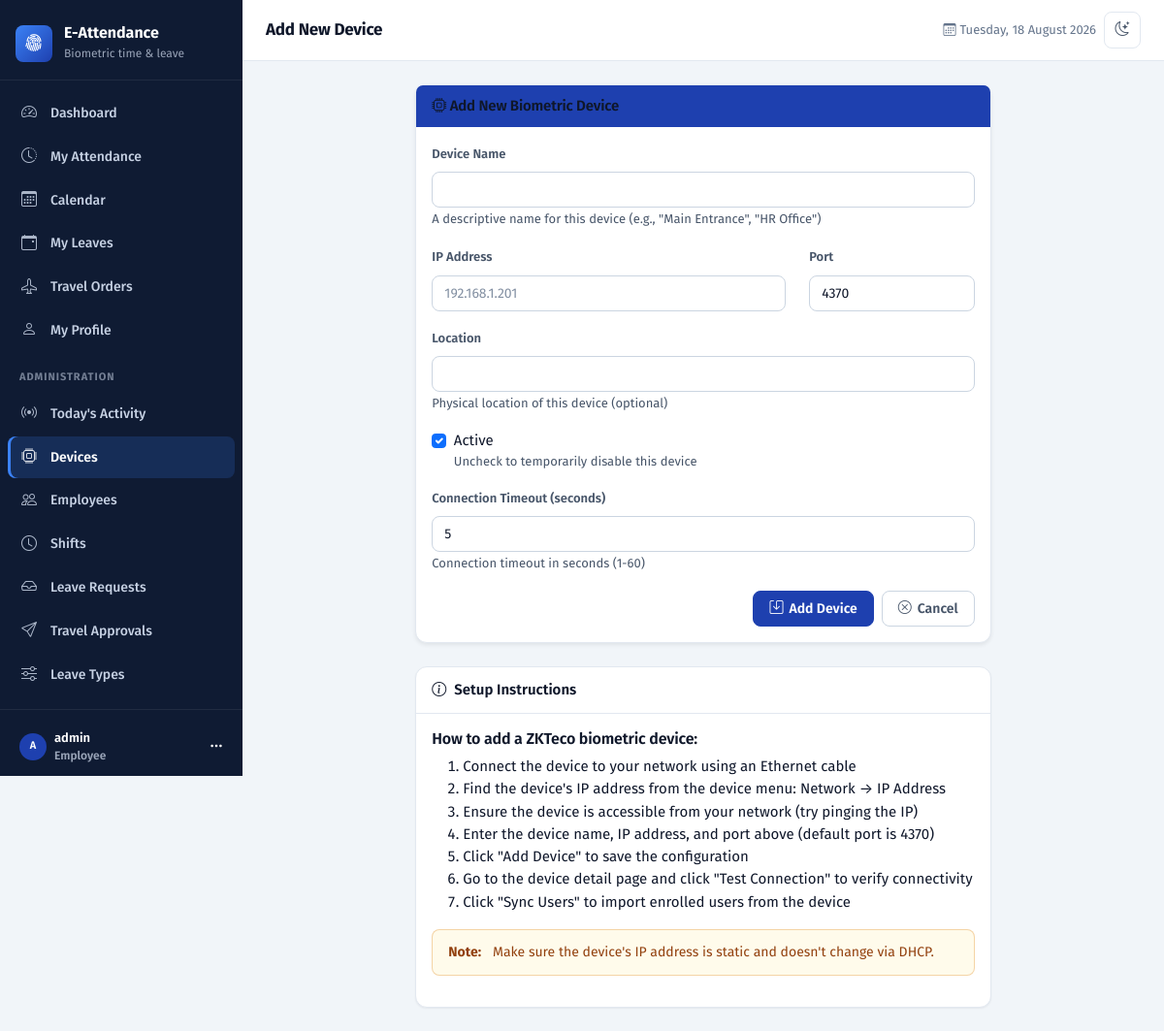
The app's page /devices/create/ (signed in) with its own data.
### core/models.py (models this page shows, shortened)
class User(AbstractUser):
    class UserRole(models.TextChoices):
        SUPERUSER = 'SUPERUSER', 'Superuser'
        OFFICE_ADMIN = 'OFFICE_ADMIN', 'Office Admin'
        EMPLOYEE = 'EMPLOYEE', 'Employee'
    role = models.CharField(
        max_length=20,
        choices=UserRole.choices,
        default=UserRole.EMPLOYEE
    )
    phone = models.CharField(max_length=20, blank=True, null=True)
    profile_picture = models.ImageField(upload_to='profiles/', blank=True, null=True)
    created_at = models.DateTimeField(auto_now_add=True)
    updated_at = models.DateTimeField(auto_now=True)
    class Meta:
        db_table = 'users'
        verbose_name = 'User'
        verbose_name_plural = 'Users'
        permissions = [
            ('can_manage_devices', 'Can manage biometric devices'),
            ('can_manage_employees', 'Can manage employees'),
            ('can_approve_leaves', 'Can approve leave requests'),
            ('can_approve_travel_orders', 'Can approve travel orders'),
        ]
    def has_perm(self, perm, obj=None):
        if super().has_perm(perm, obj):
            return True

### devices/views.py (the view)
# urls.py: path('create/', views.device_create, name='device_create'),
@login_required
@permission_required('core.can_manage_devices', raise_exception=False, login_url='dashboard')
def device_create(request):
    if request.method == 'POST':
        form = DeviceForm(request.POST)
        if form.is_valid():
            device = form.save()
            messages.success(request, f"Device '{device.name}' created successfully!")
            return redirect('devices:device_detail', device_id=device.id)
        else:
            for field, errors in form.errors.items():
                for error in errors:
                    messages.error(request, f"{field}: {error}")
    else:
        form = DeviceForm()
    context = {'form': form}
    return render(request, 'devices/device_form.html', context)

### templates/devices/device_form.html (shortened to what this page needs)
{% extends 'base.html' %}
{% block page-title %}{% if form.instance.pk %}Edit Device{% else %}Add New Device{% endif %}{% endblock %}
{% block auth_content %}
<div class="row">
    <div class="col-md-8 offset-md-2">
        <div class="card shadow-sm">
            <div class="card-header bg-primary text-white">
                <h6 class="mb-0">
                    <i class="bi bi-cpu"></i>
                    {% if form.instance.pk %}Edit Device{% else %}Add New Biometric Device{% endif %}
                </h6>
            </div>
            <div class="card-body">
                <form method="post" enctype="multipart/form-data">
                    <div class="mb-3">
                        <label for="{{ form.name.id_for_label }}" class="form-label">Device Name</label>
                        <input type="text" class="form-control" name="{{ form.name.name }}"
                               id="{{ form.name.id_for_label }}"
                               value="{{ form.name.value|default:'' }}"
                               required>
                        <small class="text-muted">A descriptive name for this device (e.g., "Main Entrance", "HR Office")</small>
                    </div>
                    <div class="row mb-3">
                        <div class="col-md-8">
                            <label for="{{ form.ip_address.id_for_label }}" class="form-label">IP Address</label>
                            <input type="text" class="form-control" name="{{ form.ip_address.name }}"
                                   id="{{ form.ip_address.id_for_label }}"
                                   value="{{ form.ip_address.value|default:'' }}"
                                   placeholder="192.168.1.201"
                                   required>
                        </div>
                        <div class="col-md-4">
                            <label for="{{ form.port.id_for_label }}" class="form-label">Port</label>
                            <input type="number" class="form-control" name="{{ form.port.name }}"
                                   id="{{ form.port.id_for_label }}"
                                   value="{{ form.port.value|default:4370 }}"
                                   required>
                        </div>
                    </div>
                    <div class="mb-3">
                        <label for="{{ form.location.id_for_label }}" class="form-label">Location</label>
                        <input type="text" class="form-control" name="{{ form.location.name }}"
                               id="{{ form.location.id_for_label }}"
                               value="{{ form.location.value|default:'' }}">
                        <small class="text-muted">Physical location of this device (optional)</small>
                    </div>
                    <div class="mb-3">
                        <div class="form-check">
                            <input type="checkbox" class="form-check-input" name="{{ form.is_active.name }}"
                                   id="{{ form.is_active.id_for_label }}"
                                   {% if form.is_active.value %}checked{% endif %}>
                            <label class="form-check-label" for="{{ form.is_active.id_for_label }}">
                                Active
                            </label>
                            <small class="d-block text-muted">Uncheck to temporarily disable this device</small>
                        </div>
                    </div>
                    <div class="mb-3">
                        <label for="{{ form.connection_timeout.id_for_label }}" class="form-label">Connection Timeout (seconds)</label>
                        <input type="number" class="form-control" name="{{ form.connection_timeout.name }}"
                               id="{{ form.connection_timeout.id_for_label }}"
                               value="{{ form.connection_timeout.value|default:5 }}"
                               min="1" max="60" required>
                        <small class="text-muted">Connection timeout in seconds (1-60)</small>
                    </div>
                    <div class="d-grid gap-2 d-md-flex justify-content-md-end">
                        <button type="submit" class="btn btn-primary">
                            <i class="bi bi-save"></i> {% if form.instance.pk %}Save Changes{% else %}Add Device{% endif %}
                        </button>
                        <a href="{% url 'devices:device_list' %}" class="btn btn-outline-secondary">
                            <i class="bi bi-x-circle"></i> Cancel
                        </a>
                    </div>
                </form>
            </div>
        </div>
        <div class="card mt-4">
            <div class="card-header">
                <i class="bi bi-info-circle"></i> Setup Instructions
            </div>
            <div class="card-body">
                <h6>How to add a ZKTeco biometric device:</h6>
                <ol>
                    <li>Connect the device to your network using an Ethernet cable</li>
                    <li>Find the device's IP address from the device menu: Network → IP Address</li>
                    <li>Ensure the device is accessible from your network (try pinging the IP)</li>
                    <li>Enter the device name, IP address, and port above (default port is 4370)</li>
                    <li>Click "Add Device" to save the configuration</li>
                    <li>Go to the device detail page and click "Test Connection" to verify connectivity</li>
                    <li>Click "Sync Users" to import enrolled users from the device</li>
                </ol>
                <div class="alert alert-warning">
                    <strong>Note:</strong> Make sure the device's IP address is static and doesn't change via DHCP.
                </div>
            </div>
        </div>
    </div>
</div>
{% endblock %}

### templates/base.html (shortened to what this page needs)
{% load static core_extras %}<!DOCTYPE html>
<html lang="en" data-bs-theme="light">
<head>
    <link href="https://cdn.jsdelivr.net/npm/bootstrap@5.3.0/dist/css/bootstrap.min.css" rel="stylesheet">
    <link rel="stylesheet" href="https://cdn.jsdelivr.net/npm/bootstrap-icons@1.11.0/font/bootstrap-icons.css">
    <link rel="stylesheet" href="{% static 'css/app.css' %}">
</head>
<body>
{% if user.is_authenticated %}
    <div class="app-shell">
        <nav class="app-sidebar" id="appSidebar" aria-label="Main navigation">
            <a href="{% url 'dashboard' %}" class="app-brand">
                <span class="app-brand__mark" aria-hidden="true"><i class="bi bi-fingerprint"></i></span>
                <span>
                    <span class="app-brand__name d-block">E-Attendance</span>
                    <span class="app-brand__meta">Biometric time &amp; leave</span>
                </span>
            </a>
            <div class="app-nav">
                <ul class="nav flex-column list-unstyled mb-0">
                    <li>
                        <a class="app-nav__link" href="{% url 'dashboard' %}"
                           {% if request.resolver_match.url_name == 'dashboard' %}aria-current="page"{% endif %}>
                            <i class="bi bi-speedometer2" aria-hidden="true"></i> Dashboard
                        </a>
                    </li>
                    <li>
                        <a class="app-nav__link" href="{% url 'my_attendance' %}"
                           {% if request.resolver_match.url_name == 'my_attendance' %}aria-current="page"{% endif %}>
                            <i class="bi bi-clock-history" aria-hidden="true"></i> My Attendance
                        </a>
                    </li>
                    <li>
                        <a class="app-nav__link" href="{% url 'attendance_calendar' %}"
                           {% if request.resolver_match.url_name == 'attendance_calendar' %}aria-current="page"{% endif %}>
                            <i class="bi bi-calendar3" aria-hidden="true"></i> Calendar
                        </a>
                    </li>
                    <li>
                        <a class="app-nav__link" href="{% url 'my_leaves' %}"
                           {% if request.resolver_match.url_name == 'my_leaves' or request.resolver_match.url_name == 'request_leave' %}aria-current="page"{% endif %}>
                            <i class="bi bi-calendar-event" aria-hidden="true"></i> My Leaves
                        </a>
                    </li>
                    <li>
                        <a class="app-nav__link" href="{% url 'my_travel_orders' %}"
                           {% if request.resolver_match.url_name == 'my_travel_orders' %}aria-current="page"{% endif %}>
                            <i class="bi bi-airplane" aria-hidden="true"></i> Travel Orders
                        </a>
                    </li>
                    <li>
                        <a class="app-nav__link" href="{% url 'profile' %}"
                           {% if request.resolver_match.url_name == 'profile' %}aria-current="page"{% endif %}>
                            <i class="bi bi-person" aria-hidden="true"></i> My Profile
                        </a>
                    </li>
                    {% if is_office_admin %}
                        <li class="app-nav__section" aria-hidden="true">Administration</li>
                        <li>
                            <a class="app-nav__link" href="{% url 'devices:todays_attendance' %}"
                               {% if request.resolver_match.url_name == 'todays_attendance' %}aria-current="page"{% endif %}>
                                <i class="bi bi-broadcast" aria-hidden="true"></i> Today's Activity
                            </a>
                        </li>
                        <li>
                            <a class="app-nav__link" href="{% url 'devices:device_list' %}"
                               {% if request.resolver_match.app_name == 'devices' and 'device' in request.resolver_match.url_name %}aria-current="page"{% endif %}>
                                <i class="bi bi-cpu" aria-hidden="true"></i> Devices
                            </a>
                        </li>
                        <li>
                            <a class="app-nav__link" href="{% url 'devices:employee_management' %}"
                               {% if request.resolver_match.url_name == 'employee_management' %}aria-current="page"{% endif %}>
                                <i class="bi bi-people" aria-hidden="true"></i> Employees
                            </a>
                        </li>
                        <li>
                            <a class="app-nav__link" href="{% url 'shift_management' %}"
                               {% if 'shift' in request.resolver_match.url_name %}aria-current="page"{% endif %}>
                                <i class="bi bi-clock" aria-hidden="true"></i> Shifts
                            </a>
                        </li>
                        <li>
                            <a class="app-nav__link" href="{% url 'leave_requests_management' %}"
                               {% if 'leave_request' in request.resolver_match.url_name %}aria-current="page"{% endif %}>
                                <i class="bi bi-inbox" aria-hidden="true"></i> Leave Requests
                            </a>
                        </li>
                        <li>
                            <a class="app-nav__link" href="{% url 'travel_orders_management' %}"
                               {% if 'travel_order' in request.resolver_match.url_name %}aria-current="page"{% endif %}>
                                <i class="bi bi-send" aria-hidden="true"></i> Travel Approvals
                            </a>
                        </li>
                        <li>
                            <a class="app-nav__link" href="{% url 'leave_type_management' %}"
                               {% if 'leave_type' in request.resolver_match.url_name %}aria-current="page"{% endif %}>
                                <i class="bi bi-sliders" aria-hidden="true"></i> Leave Types
                            </a>
                        </li>
                    {% endif %}
                </ul>
            </div>
            <div class="app-sidebar__footer">
                <div class="dropdown">
                    <button class="btn w-100 d-flex align-items-center gap-2 text-start border-0 text-white px-2"
                            type="button" data-bs-toggle="dropdown" aria-expanded="false">
                        {% if user.profile_picture %}
                            <img src="{{ user.profile_picture.url }}" class="avatar avatar--sm"
                                 alt="" width="28" height="28">
                        {% else %}
                            <span class="avatar avatar--sm" aria-hidden="true">{{ user|initials }}</span>
                        {% endif %}
                        <span class="flex-grow-1 text-truncate">
                            <span class="d-block small fw-semibold text-truncate">{{ user.get_full_name|default:user.username }}</span>
                            <span class="d-block app-brand__meta">{{ user.get_role_display }}</span>
                        </span>
                        <i class="bi bi-three-dots" aria-hidden="true"></i>
                    </button>
                </div>
            </div>
        </nav>
        <div class="app-main">
            <header class="app-topbar">
                <h1 class="app-topbar__title">{% block page-title %}Dashboard{% endblock %}</h1>
                <div class="ms-auto d-flex align-items-center gap-2">
                    <span class="app-topbar__meta d-none d-md-inline">
                        <i class="bi bi-calendar3 me-1" aria-hidden="true"></i>{% now "l, j F Y" %}
                    </span>
                    <button class="icon-btn" type="button" data-theme-toggle aria-label="Switch theme">
                        <i class="bi bi-moon-stars" aria-hidden="true"></i>
                    </button>
                </div>
            </header>
            <main class="app-content" id="main-content" tabindex="-1">
                {% block auth_content %}{% endblock %}
            </main>
        </div>
    </div>
{% else %}
    {% block content %}{% endblock %}
{% endif %}
</body>
</html>

### records on screen
User: first_name+last_name+username "A", get_full_name "admin", role "Employee"
